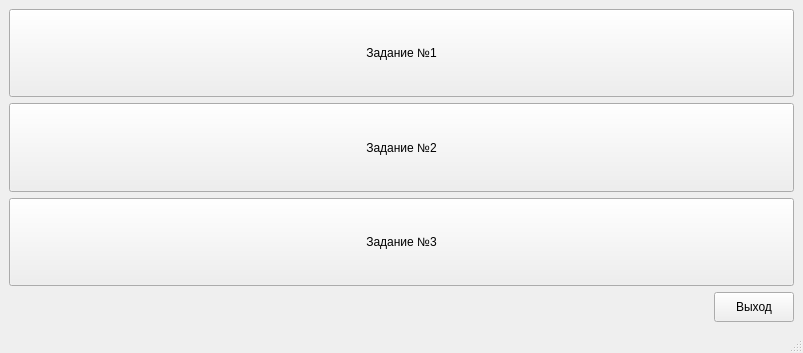
<?xml version="1.0" encoding="UTF-8"?>
<ui version="4.0">
 <class>MainWindow</class>
 <widget class="QMainWindow" name="MainWindow">
  <property name="geometry">
   <rect>
    <x>0</x>
    <y>0</y>
    <width>803</width>
    <height>353</height>
   </rect>
  </property>
  <property name="windowTitle">
   <string>MainWindow</string>
  </property>
  <property name="layoutDirection">
   <enum>Qt::LeftToRight</enum>
  </property>
  <widget class="QWidget" name="centralwidget">
   <property name="focusPolicy">
    <enum>Qt::NoFocus</enum>
   </property>
   <property name="layoutDirection">
    <enum>Qt::LeftToRight</enum>
   </property>
   <layout class="QVBoxLayout">
    <item>
     <widget class="QPushButton" name="pushButton">
      <property name="sizePolicy">
       <sizepolicy hsizetype="Preferred" vsizetype="Preferred">
        <horstretch>0</horstretch>
        <verstretch>0</verstretch>
       </sizepolicy>
      </property>
      <property name="text">
       <string>Задание №1</string>
      </property>
     </widget>
    </item>
    <item>
     <widget class="QPushButton" name="pushButton_2">
      <property name="sizePolicy">
       <sizepolicy hsizetype="Preferred" vsizetype="Preferred">
        <horstretch>0</horstretch>
        <verstretch>0</verstretch>
       </sizepolicy>
      </property>
      <property name="text">
       <string>Задание №2</string>
      </property>
     </widget>
    </item>
    <item>
     <widget class="QPushButton" name="pushButton_3">
      <property name="sizePolicy">
       <sizepolicy hsizetype="Preferred" vsizetype="Preferred">
        <horstretch>0</horstretch>
        <verstretch>0</verstretch>
       </sizepolicy>
      </property>
      <property name="text">
       <string>Задание №3</string>
      </property>
     </widget>
    </item>
    <item>
     <widget class="QPushButton" name="pushButton_4">
      <property name="sizePolicy">
       <sizepolicy hsizetype="Fixed" vsizetype="Fixed">
        <horstretch>0</horstretch>
        <verstretch>0</verstretch>
       </sizepolicy>
      </property>
      <property name="minimumSize">
       <size>
        <width>0</width>
        <height>30</height>
       </size>
      </property>
      <property name="layoutDirection">
       <enum>Qt::RightToLeft</enum>
      </property>
      <property name="text">
       <string>Выход</string>
      </property>
     </widget>
    </item>
   </layout>
  </widget>
  <widget class="QMenuBar" name="menubar">
   <property name="geometry">
    <rect>
     <x>0</x>
     <y>0</y>
     <width>803</width>
     <height>20</height>
    </rect>
   </property>
  </widget>
  <widget class="QStatusBar" name="statusbar"/>
 </widget>
 <resources/>
 <connections/>
</ui>
